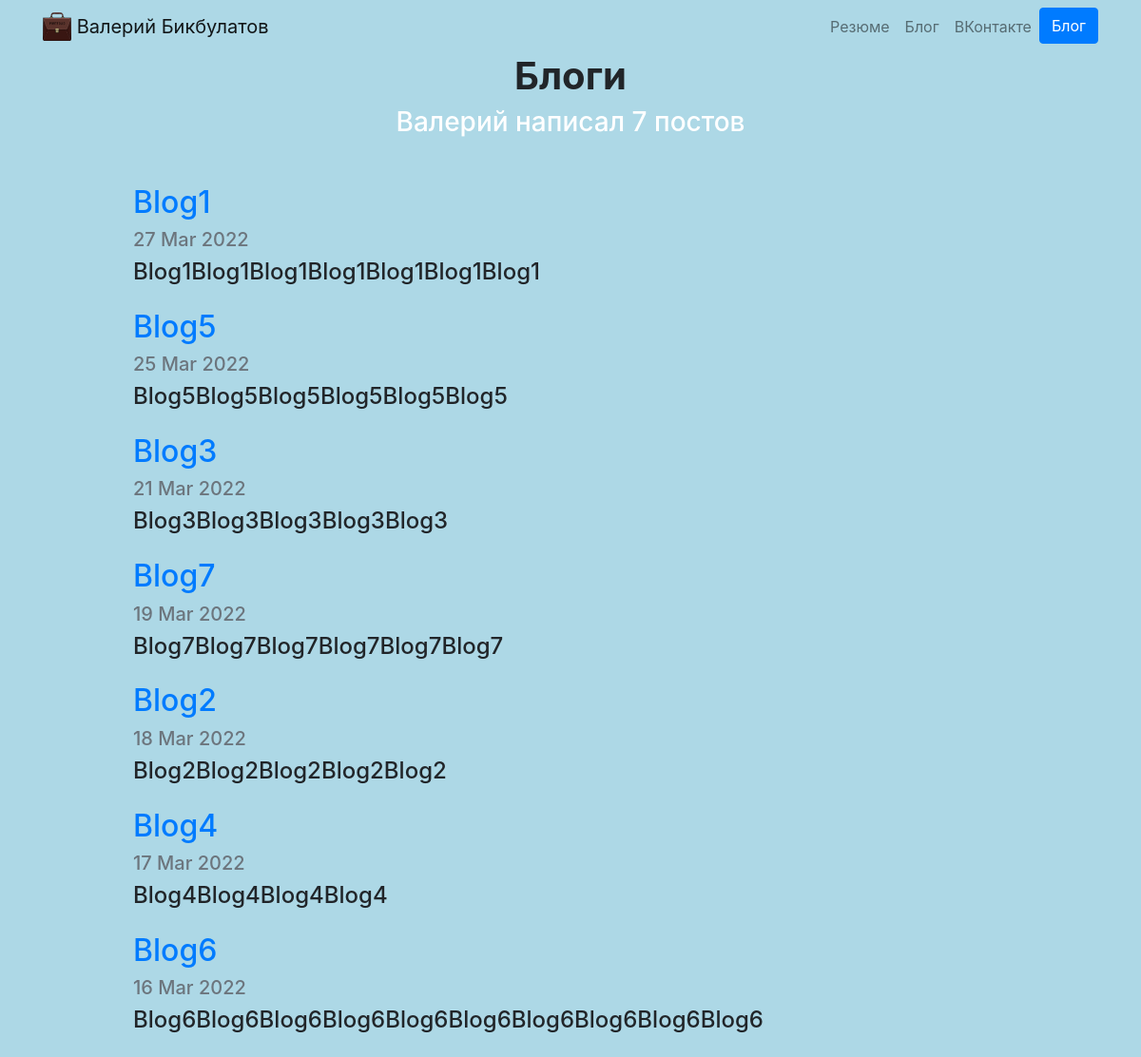
Screenshot of /blog/ with the database file from the repository.
### blog/models.py (models this page shows)
class Blog(models.Model):    # БД django Blog связываем с нашей Model
    title= models.CharField(max_length=200)         # в заголовках нашей страницы будет не более 200 символов
    description= models.TextField()
    date=models.DateField()

### blog/views.py (the view)
# urls.py: path('', views.all_blogs, name='all_blogs'),
def all_blogs(request):
    blogs= Blog.objects.order_by('-date')
    return render(request, 'blog/all_blogs.html', {'blogs':blogs})

### blog/templates/blog/all_blogs.html (shortened to what this page needs)
{% extends 'portfolio/base.html' %}
{% block content %}
{% load static %}
<h1 id="blogtitle" class="font-weight-bold text-center">Блоги</h1>
<h3 class="text-center mb-5">Валерий написал {{ blogs.count }} постов</h3>
{% for blog in blogs %}
<div class="row justify-content-center my-3">
  <div class="col-md-10">
    <a href="{% url 'blog:detail' blog.id %}">
      <h2>{{ blog.title }}</h2>
    </a>
    <h5 class="text-muted">{{ blog.date|date:'d M Y'}}</h5>
    <h4>{{ blog.description|striptags|truncatechars:100 }}</h4>
  </div>
</div>
{% endfor %}
{% endblock %}

### portfolio/static/portfolio/css/style.css (style rules this page uses)
body { background-color: lightblue; }
h3 { color: white; text-align: center; }

### rows the page displays
Blog: title "Blog1", date "27 Mar 2022", description "Blog1Blog1Blog1Blog1Blog1Blog1Blog1"
Blog: title "Blog5", date "25 Mar 2022", description "Blog5Blog5Blog5Blog5Blog5Blog5"
Blog: title "Blog3", date "21 Mar 2022", description "Blog3Blog3Blog3Blog3Blog3"
Blog: title "Blog7", date "19 Mar 2022", description "Blog7Blog7Blog7Blog7Blog7Blog7"
Blog: title "Blog2", date "18 Mar 2022", description "Blog2Blog2Blog2Blog2Blog2"
Blog: title "Blog4", date "17 Mar 2022", description "Blog4Blog4Blog4Blog4"
Blog: title "Blog6", date "16 Mar 2022", description "Blog6Blog6Blog6Blog6Blog6Blog6Blog6Blog6Blog6Blog6"

### other values shown
{{ blogs.count }} "7"
